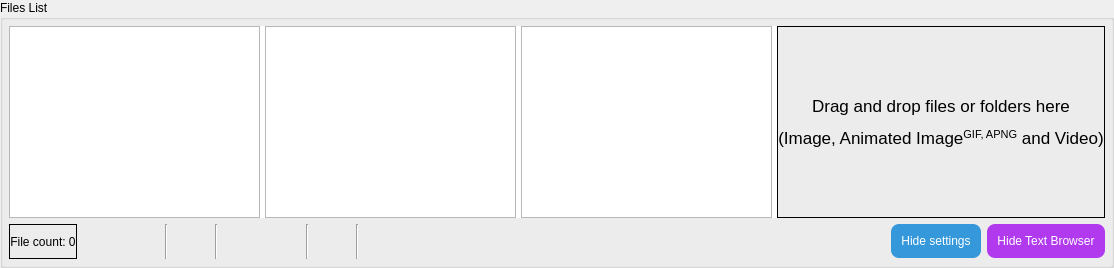
           <widget class="QGroupBox" name="groupBox_FileList">
            <property name="sizePolicy">
             <sizepolicy hsizetype="Preferred" vsizetype="Expanding">
              <horstretch>0</horstretch>
              <verstretch>0</verstretch>
             </sizepolicy>
            </property>
            <property name="minimumSize">
             <size>
              <width>0</width>
              <height>0</height>
             </size>
            </property>
            <property name="title">
             <string>Files List</string>
            </property>
            <layout class="QGridLayout" name="gridLayout_21">
             <property name="leftMargin">
              <number>6</number>
             </property>
             <property name="topMargin">
              <number>6</number>
             </property>
             <property name="rightMargin">
              <number>6</number>
             </property>
             <property name="bottomMargin">
              <number>6</number>
             </property>
             <item row="0" column="0" colspan="5">
              <widget class="QSplitter" name="splitter_FilesList">
               <property name="sizePolicy">
                <sizepolicy hsizetype="Expanding" vsizetype="Expanding">
                 <horstretch>0</horstretch>
                 <verstretch>0</verstretch>
                </sizepolicy>
               </property>
               <property name="styleSheet">
                <string notr="true">QSplitter:handle{
	
	background-color: rgb(255, 255, 255);
}</string>
               </property>
               <property name="orientation">
                <enum>Qt::Horizontal</enum>
               </property>
               <property name="handleWidth">
                <number>5</number>
               </property>
               <property name="childrenCollapsible">
                <bool>false</bool>
               </property>
               <widget class="QTableView" name="tableView_image">
                <property name="minimumSize">
                 <size>
                  <width>0</width>
                  <height>0</height>
                 </size>
                </property>
                <property name="contextMenuPolicy">
                 <enum>Qt::ActionsContextMenu</enum>
                </property>
                <property name="toolTip">
                 <string>Press [Delete] key to remove file from the list.
Press [Ctrl + A] key to apply custom resolution.
Press [Ctrl + C] key to cancel custom resolution.

Right click to show more options.</string>
                </property>
                <property name="styleSheet">
                 <string notr="true">QTableView{
selection-background-color: rgb(52, 152, 219);

}</string>
                </property>
                <property name="autoScroll">
                 <bool>false</bool>
                </property>
                <property name="autoScrollMargin">
                 <number>0</number>
                </property>
                <property name="editTriggers">
                 <set>QAbstractItemView::NoEditTriggers</set>
                </property>
                <property name="selectionMode">
                 <enum>QAbstractItemView::SingleSelection</enum>
                </property>
                <property name="selectionBehavior">
                 <enum>QAbstractItemView::SelectRows</enum>
                </property>
                <property name="verticalScrollMode">
                 <enum>QAbstractItemView::ScrollPerPixel</enum>
                </property>
                <property name="horizontalScrollMode">
                 <enum>QAbstractItemView::ScrollPerPixel</enum>
                </property>
                <property name="sortingEnabled">
                 <bool>false</bool>
                </property>
                <property name="cornerButtonEnabled">
                 <bool>false</bool>
                </property>
                <attribute name="horizontalHeaderCascadingSectionResizes">
                 <bool>false</bool>
                </attribute>
                <attribute name="horizontalHeaderMinimumSectionSize">
                 <number>20</number>
                </attribute>
                <attribute name="horizontalHeaderDefaultSectionSize">
                 <number>200</number>
                </attribute>
                <attribute name="horizontalHeaderStretchLastSection">
                 <bool>false</bool>
                </attribute>
                <attribute name="verticalHeaderVisible">
                 <bool>false</bool>
                </attribute>
                <attribute name="verticalHeaderCascadingSectionResizes">
                 <bool>false</bool>
                </attribute>
                <attribute name="verticalHeaderStretchLastSection">
                 <bool>false</bool>
                </attribute>
               </widget>
               <widget class="QTableView" name="tableView_gif">
                <property name="enabled">
                 <bool>true</bool>
                </property>
                <property name="minimumSize">
                 <size>
                  <width>0</width>
                  <height>0</height>
                 </size>
                </property>
                <property name="contextMenuPolicy">
                 <enum>Qt::ActionsContextMenu</enum>
                </property>
                <property name="toolTip">
                 <string>Press [Delete] key to remove file from the list.
Press [Ctrl + A] key to apply custom resolution.
Press [Ctrl + C] key to cancel custom resolution.

Right click to show more options.</string>
                </property>
                <property name="styleSheet">
                 <string notr="true">QTableView{
selection-background-color: rgb(26, 188, 156);
}</string>
                </property>
                <property name="autoScroll">
                 <bool>false</bool>
                </property>
                <property name="autoScrollMargin">
                 <number>0</number>
                </property>
                <property name="editTriggers">
                 <set>QAbstractItemView::NoEditTriggers</set>
                </property>
                <property name="selectionMode">
                 <enum>QAbstractItemView::SingleSelection</enum>
                </property>
                <property name="selectionBehavior">
                 <enum>QAbstractItemView::SelectRows</enum>
                </property>
                <property name="verticalScrollMode">
                 <enum>QAbstractItemView::ScrollPerPixel</enum>
                </property>
                <property name="horizontalScrollMode">
                 <enum>QAbstractItemView::ScrollPerPixel</enum>
                </property>
                <property name="sortingEnabled">
                 <bool>false</bool>
                </property>
                <property name="cornerButtonEnabled">
                 <bool>false</bool>
                </property>
                <attribute name="horizontalHeaderCascadingSectionResizes">
                 <bool>false</bool>
                </attribute>
                <attribute name="horizontalHeaderMinimumSectionSize">
                 <number>20</number>
                </attribute>
                <attribute name="horizontalHeaderDefaultSectionSize">
                 <number>200</number>
                </attribute>
                <attribute name="verticalHeaderVisible">
                 <bool>false</bool>
                </attribute>
                <attribute name="verticalHeaderCascadingSectionResizes">
                 <bool>false</bool>
                </attribute>
               </widget>
               <widget class="QTableView" name="tableView_video">
                <property name="minimumSize">
                 <size>
                  <width>0</width>
                  <height>0</height>
                 </size>
                </property>
                <property name="contextMenuPolicy">
                 <enum>Qt::ActionsContextMenu</enum>
                </property>
                <property name="toolTip">
                 <string>Press [Delete] key to remove file from the list.
Press [Ctrl + A] key to apply custom resolution.
Press [Ctrl + C] key to cancel custom resolution.

Right click to show more options.</string>
                </property>
                <property name="styleSheet">
                 <string notr="true">QTableView{
selection-background-color: rgb(178, 58, 238);
}</string>
                </property>
                <property name="autoScroll">
                 <bool>false</bool>
                </property>
                <property name="autoScrollMargin">
                 <number>0</number>
                </property>
                <property name="editTriggers">
                 <set>QAbstractItemView::NoEditTriggers</set>
                </property>
                <property name="selectionMode">
                 <enum>QAbstractItemView::SingleSelection</enum>
                </property>
                <property name="selectionBehavior">
                 <enum>QAbstractItemView::SelectRows</enum>
                </property>
                <property name="verticalScrollMode">
                 <enum>QAbstractItemView::ScrollPerPixel</enum>
                </property>
                <property name="horizontalScrollMode">
                 <enum>QAbstractItemView::ScrollPerPixel</enum>
                </property>
                <property name="sortingEnabled">
                 <bool>false</bool>
                </property>
                <property name="cornerButtonEnabled">
                 <bool>false</bool>
                </property>
                <attribute name="horizontalHeaderVisible">
                 <bool>false</bool>
                </attribute>
                <attribute name="horizontalHeaderMinimumSectionSize">
                 <number>20</number>
                </attribute>
                <attribute name="horizontalHeaderDefaultSectionSize">
                 <number>200</number>
                </attribute>
                <attribute name="verticalHeaderVisible">
                 <bool>false</bool>
                </attribute>
               </widget>
               <widget class="QLabel" name="label_DropFile">
                <property name="minimumSize">
                 <size>
                  <width>0</width>
                  <height>90</height>
                 </size>
                </property>
                <property name="font">
                 <font>
                  <family>Arial</family>
                  <pointsize>13</pointsize>
                  <weight>50</weight>
                  <italic>false</italic>
                  <bold>false</bold>
                 </font>
                </property>
                <property name="toolTip">
                 <string>When the software is running with administrator rights, 
you will not be able to drag and drop files into the window.

If this happens, please unauthorize the software or reinstall the
software into a directory that can run normally without administrator rights.</string>
                </property>
                <property name="styleSheet">
                 <string notr="true"/>
                </property>
                <property name="frameShape">
                 <enum>QFrame::Box</enum>
                </property>
                <property name="frameShadow">
                 <enum>QFrame::Plain</enum>
                </property>
                <property name="lineWidth">
                 <number>1</number>
                </property>
                <property name="text">
                 <string>&lt;html&gt;&lt;head/&gt;&lt;body&gt;&lt;p&gt;Drag and drop files or folders here&lt;/p&gt;&lt;p&gt;(Image, Animated Image&lt;span style=&quot; vertical-align:super;&quot;&gt;GIF, APNG&lt;/span&gt; and Video)&lt;/p&gt;&lt;/body&gt;&lt;/html&gt;</string>
                </property>
                <property name="alignment">
                 <set>Qt::AlignCenter</set>
                </property>
               </widget>
              </widget>
             </item>
             <item row="1" column="0">
              <widget class="QLabel" name="label_FileCount">
               <property name="sizePolicy">
                <sizepolicy hsizetype="Fixed" vsizetype="Preferred">
                 <horstretch>0</horstretch>
                 <verstretch>0</verstretch>
                </sizepolicy>
               </property>
               <property name="toolTip">
                <string/>
               </property>
               <property name="styleSheet">
                <string notr="true"/>
               </property>
               <property name="frameShape">
                <enum>QFrame::Box</enum>
               </property>
               <property name="frameShadow">
                <enum>QFrame::Plain</enum>
               </property>
               <property name="midLineWidth">
                <number>0</number>
               </property>
               <property name="text">
                <string notr="true">File count: 0</string>
               </property>
               <property name="alignment">
                <set>Qt::AlignCenter</set>
               </property>
               <property name="margin">
                <number>5</number>
               </property>
               <property name="openExternalLinks">
                <bool>false</bool>
               </property>
              </widget>
             </item>
             <item row="1" column="1">
              <widget class="QFrame" name="frame_11">
               <property name="sizePolicy">
                <sizepolicy hsizetype="Fixed" vsizetype="Fixed">
                 <horstretch>0</horstretch>
                 <verstretch>0</verstretch>
                </sizepolicy>
               </property>
               <property name="maximumSize">
                <size>
                 <width>16777215</width>
                 <height>16777215</height>
                </size>
               </property>
               <property name="frameShape">
                <enum>QFrame::NoFrame</enum>
               </property>
               <property name="frameShadow">
                <enum>QFrame::Raised</enum>
               </property>
               <layout class="QGridLayout" name="gridLayout_3">
                <property name="leftMargin">
                 <number>0</number>
                </property>
                <property name="topMargin">
                 <number>0</number>
                </property>
                <property name="rightMargin">
                 <number>0</number>
                </property>
                <property name="bottomMargin">
                 <number>0</number>
                </property>
                <item row="0" column="6">
                 <widget class="QPushButton" name="pushButton_ReadFileList">
                  <property name="sizePolicy">
                   <sizepolicy hsizetype="Fixed" vsizetype="Fixed">
                    <horstretch>0</horstretch>
                    <verstretch>0</verstretch>
                   </sizepolicy>
                  </property>
                  <property name="minimumSize">
                   <size>
                    <width>35</width>
                    <height>35</height>
                   </size>
                  </property>
                  <property name="maximumSize">
                   <size>
                    <width>16777215</width>
                    <height>16777215</height>
                   </size>
                  </property>
                  <property name="toolTip">
                   <string>Read Files List</string>
                  </property>
                  <property name="styleSheet">
                   <string notr="true">QPushButton{
border-style:transparent;
border-radius:0px;
padding:0px;
}
QPushButton:hover{
border-style:transparent;
border-radius:0px;
padding:0px;
}
QPushButton:pressed{
border-style:transparent;
border-radius:0px;
padding:0px;
}
QPushButton:disabled{
border-style:transparent;
border-radius:0px;
padding:0px;
}</string>
                  </property>
                  <property name="text">
                   <string/>
                  </property>
                  <property name="iconSize">
                   <size>
                    <width>35</width>
                    <height>35</height>
                   </size>
                  </property>
                 </widget>
                </item>
                <item row="0" column="7">
                 <widget class="Line" name="line_10">
                  <property name="frameShadow">
                   <enum>QFrame::Sunken</enum>
                  </property>
                  <property name="lineWidth">
                   <number>1</number>
                  </property>
                  <property name="orientation">
                   <enum>Qt::Vertical</enum>
                  </property>
                 </widget>
                </item>
                <item row="0" column="4">
                 <widget class="Line" name="line_25">
                  <property name="orientation">
                   <enum>Qt::Vertical</enum>
                  </property>
                 </widget>
                </item>
                <item row="0" column="3">
                 <widget class="QPushButton" name="pushButton_ResizeFilesListSplitter">
                  <property name="sizePolicy">
                   <sizepolicy hsizetype="Fixed" vsizetype="Fixed">
                    <horstretch>0</horstretch>
                    <verstretch>0</verstretch>
                   </sizepolicy>
                  </property>
                  <property name="minimumSize">
                   <size>
                    <width>35</width>
                    <height>35</height>
                   </size>
                  </property>
                  <property name="toolTip">
                   <string>Reset Files List scale.</string>
                  </property>
                  <property name="styleSheet">
                   <string notr="true">QPushButton{
border-style:transparent;
border-radius:0px;
padding:0px;
}
QPushButton:hover{
border-style:transparent;
border-radius:0px;
padding:0px;
}
QPushButton:pressed{
border-style:transparent;
border-radius:0px;
padding:0px;
}
QPushButton:disabled{
border-style:transparent;
border-radius:0px;
padding:0px;
}</string>
                  </property>
                  <property name="text">
                   <string/>
                  </property>
                 </widget>
                </item>
                <item row="0" column="1">
                 <widget class="QPushButton" name="pushButton_RemoveItem">
                  <property name="sizePolicy">
                   <sizepolicy hsizetype="Fixed" vsizetype="Fixed">
                    <horstretch>0</horstretch>
                    <verstretch>0</verstretch>
                   </sizepolicy>
                  </property>
                  <property name="minimumSize">
                   <size>
                    <width>35</width>
                    <height>35</height>
                   </size>
                  </property>
                  <property name="maximumSize">
                   <size>
                    <width>16777215</width>
                    <height>16777215</height>
                   </size>
                  </property>
                  <property name="contextMenuPolicy">
                   <enum>Qt::ActionsContextMenu</enum>
                  </property>
                  <property name="toolTip">
                   <string>Remove the selected file from File List.

[Right click here to show more options]</string>
                  </property>
                  <property name="styleSheet">
                   <string notr="true">QPushButton{
border-style:transparent;
border-radius:0px;
padding:0px;
}
QPushButton:hover{
border-style:transparent;
border-radius:0px;
padding:0px;
}
QPushButton:pressed{
border-style:transparent;
border-radius:0px;
padding:0px;
}
QPushButton:disabled{
border-style:transparent;
border-radius:0px;
padding:0px;
}</string>
                  </property>
                  <property name="text">
                   <string/>
                  </property>
                 </widget>
                </item>
                <item row="0" column="8">
                 <widget class="QPushButton" name="pushButton_BrowserFile">
                  <property name="sizePolicy">
                   <sizepolicy hsizetype="Fixed" vsizetype="Fixed">
                    <horstretch>0</horstretch>
                    <verstretch>0</verstretch>
                   </sizepolicy>
                  </property>
                  <property name="minimumSize">
                   <size>
                    <width>35</width>
                    <height>35</height>
                   </size>
                  </property>
                  <property name="toolTip">
                   <string>Browse and add files.</string>
                  </property>
                  <property name="styleSheet">
                   <string notr="true">QPushButton{
border-style:transparent;
border-radius:0px;
padding:0px;
}
QPushButton:hover{
border-style:transparent;
border-radius:0px;
padding:0px;
}
QPushButton:pressed{
border-style:transparent;
border-radius:0px;
padding:0px;
}
QPushButton:disabled{
border-style:transparent;
border-radius:0px;
padding:0px;
}</string>
                  </property>
                  <property name="text">
                   <string/>
                  </property>
                 </widget>
                </item>
                <item row="0" column="2">
                 <widget class="Line" name="line_20">
                  <property name="orientation">
                   <enum>Qt::Vertical</enum>
                  </property>
                 </widget>
                </item>
                <item row="0" column="0">
                 <widget class="QPushButton" name="pushButton_ClearList">
                  <property name="sizePolicy">
                   <sizepolicy hsizetype="Fixed" vsizetype="Fixed">
                    <horstretch>0</horstretch>
                    <verstretch>0</verstretch>
                   </sizepolicy>
                  </property>
                  <property name="minimumSize">
                   <size>
                    <width>35</width>
                    <height>35</height>
                   </size>
                  </property>
                  <property name="maximumSize">
                   <size>
                    <width>16777215</width>
                    <height>16777215</height>
                   </size>
                  </property>
                  <property name="toolTip">
                   <string>Remove all the files in the File list.</string>
                  </property>
                  <property name="styleSheet">
                   <string notr="true">QPushButton{
border-style:transparent;
border-radius:0px;
padding:0px;
}
QPushButton:hover{
border-style:transparent;
border-radius:0px;
padding:0px;
}
QPushButton:pressed{
border-style:transparent;
border-radius:0px;
padding:0px;
}
QPushButton:disabled{
border-style:transparent;
border-radius:0px;
padding:0px;
}</string>
                  </property>
                  <property name="text">
                   <string/>
                  </property>
                 </widget>
                </item>
                <item row="0" column="5">
                 <widget class="QPushButton" name="pushButton_SaveFileList">
                  <property name="sizePolicy">
                   <sizepolicy hsizetype="Fixed" vsizetype="Fixed">
                    <horstretch>0</horstretch>
                    <verstretch>0</verstretch>
                   </sizepolicy>
                  </property>
                  <property name="minimumSize">
                   <size>
                    <width>35</width>
                    <height>35</height>
                   </size>
                  </property>
                  <property name="toolTip">
                   <string>Save Files List</string>
                  </property>
                  <property name="styleSheet">
                   <string notr="true">QPushButton{
border-style:transparent;
border-radius:0px;
padding:0px;
}
QPushButton:hover{
border-style:transparent;
border-radius:0px;
padding:0px;
}
QPushButton:pressed{
border-style:transparent;
border-radius:0px;
padding:0px;
}
QPushButton:disabled{
border-style:transparent;
border-radius:0px;
padding:0px;
}</string>
                  </property>
                  <property name="text">
                   <string/>
                  </property>
                  <property name="iconSize">
                   <size>
                    <width>35</width>
                    <height>35</height>
                   </size>
                  </property>
                 </widget>
                </item>
                <item row="0" column="10">
                 <widget class="QPushButton" name="pushButton_TurnOffScreen">
                  <property name="sizePolicy">
                   <sizepolicy hsizetype="Fixed" vsizetype="Fixed">
                    <horstretch>0</horstretch>
                    <verstretch>0</verstretch>
                   </sizepolicy>
                  </property>
                  <property name="minimumSize">
                   <size>
                    <width>35</width>
                    <height>35</height>
                   </size>
                  </property>
                  <property name="toolTip">
                   <string>Turn off screen.

We recommand you to use this button to turn off screen
while program is running. Using other methods to turn off
the screen may cause the software to freeze during the screen
shutdown. And we recommend that you turn off the automatic
shutdown screen and automatic sleep of the Windows system while
the software is running.</string>
                  </property>
                  <property name="toolTipDuration">
                   <number>60000</number>
                  </property>
                  <property name="styleSheet">
                   <string notr="true">QPushButton{
border-style:transparent;
border-radius:0px;
padding:0px;
}
QPushButton:hover{
border-style:transparent;
border-radius:0px;
padding:0px;
}
QPushButton:pressed{
border-style:transparent;
border-radius:0px;
padding:0px;
}
QPushButton:disabled{
border-style:transparent;
border-radius:0px;
padding:0px;
}</string>
                  </property>
                  <property name="text">
                   <string notr="true"/>
                  </property>
                 </widget>
                </item>
                <item row="0" column="9">
                 <widget class="Line" name="line_15">
                  <property name="orientation">
                   <enum>Qt::Vertical</enum>
                  </property>
                 </widget>
                </item>
               </layout>
              </widget>
             </item>
             <item row="1" column="2">
              <spacer name="horizontalSpacer">
               <property name="orientation">
                <enum>Qt::Horizontal</enum>
               </property>
               <property name="sizeHint" stdset="0">
                <size>
                 <width>40</width>
                 <height>20</height>
                </size>
               </property>
              </spacer>
             </item>
             <item row="1" column="3">
              <widget class="QPushButton" name="pushButton_HideSettings">
               <property name="sizePolicy">
                <sizepolicy hsizetype="Fixed" vsizetype="Fixed">
                 <horstretch>0</horstretch>
                 <verstretch>0</verstretch>
                </sizepolicy>
               </property>
               <property name="toolTip">
                <string/>
               </property>
               <property name="styleSheet">
                <string notr="true">QPushButton{
background-color: rgb(52, 152, 219);
color: rgb(255, 255, 255);
border-style:outset;
border-radius:8px;
padding:10px;
}
QPushButton:hover{
background-color: rgb(60, 177, 255);
color: rgb(255, 255, 255);
border-style:outset;
border-radius:8px;
padding:10px;
}
QPushButton:pressed{
background-color: rgb(45, 134, 193);
color: rgb(255, 255, 255);
border-style:outset;
border-radius:8px;
padding:10px;
}
QPushButton:disabled{
background-color: rgb(166, 166, 166);
color: rgb(255, 255, 255);
border-style:outset;
border-radius:8px;
padding:10px;
}</string>
               </property>
               <property name="text">
                <string>Hide settings</string>
               </property>
              </widget>
             </item>
             <item row="1" column="4">
              <widget class="QPushButton" name="pushButton_HideTextBro">
               <property name="sizePolicy">
                <sizepolicy hsizetype="Fixed" vsizetype="Fixed">
                 <horstretch>0</horstretch>
                 <verstretch>0</verstretch>
                </sizepolicy>
               </property>
               <property name="styleSheet">
                <string notr="true">QPushButton{
background-color: rgb(178, 58, 238);
color: rgb(255, 255, 255);
border-style:outset;
border-radius:8px;
padding:10px;
}
QPushButton:hover{
background-color: rgb(191, 62, 255);
color: rgb(255, 255, 255);
border-style:outset;
border-radius:8px;
padding:10px;
}
QPushButton:pressed{
background-color: rgb(154, 50, 205);
color: rgb(255, 255, 255);
border-style:outset;
border-radius:8px;
padding:10px;
}
QPushButton:disabled{
background-color: rgb(166, 166, 166);
color: rgb(255, 255, 255);
border-style:outset;
border-radius:8px;
padding:10px;
}</string>
               </property>
               <property name="text">
                <string>Hide Text Browser</string>
               </property>
              </widget>
             </item>
            </layout>
           </widget>
